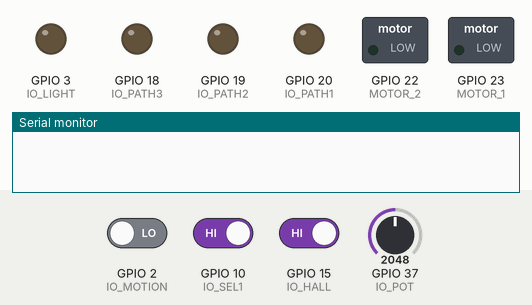
Recording of a sketch running on a simulated ESP32. On the bench: switched loads named in the sketch (green lamp = pin HIGH), output pins drawn as LEDs (lit = HIGH), the last lines printed to the serial monitor. Inputs (shaded band) come from the test bench; at power-on: GPIO 15 (IO_HALL) HIGH, GPIO 10 (IO_SEL1) HIGH, GPIO 2 (IO_MOTION) LOW, GPIO 37 (IO_POT) = 2048. I2S audio is not simulated (input reads silence); random numbers use the default seed unless the sketch sets one.

Above: at 1.2 s.
1.3 s: GPIO 15 (IO_HALL) driven LOW
At 3.5 s:
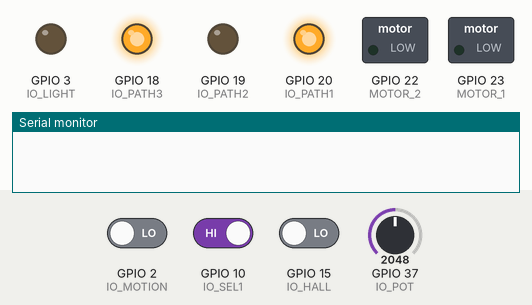
3.8 s: GPIO 10 (IO_SEL1) driven LOW
At 6.0 s:
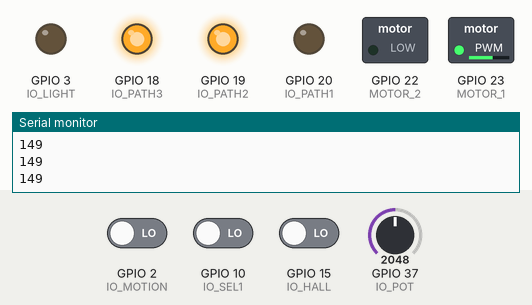
6.3 s: GPIO 2 (IO_MOTION) driven HIGH and GPIO 10 (IO_SEL1) driven HIGH
At 8.1 s:
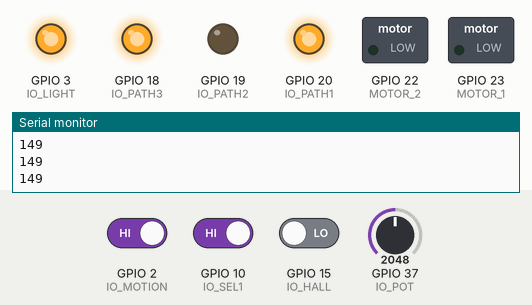
8.8 s: GPIO 2 (IO_MOTION) driven LOW
At 10.0 s:
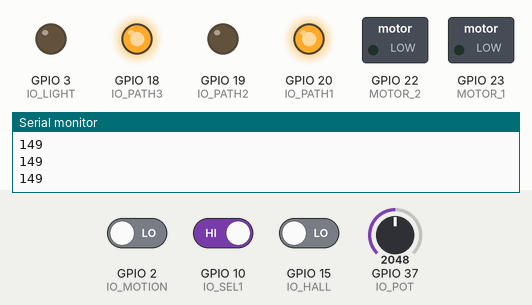
10.3 s: GPIO 2 (IO_MOTION) driven HIGH
At 11.3 s:
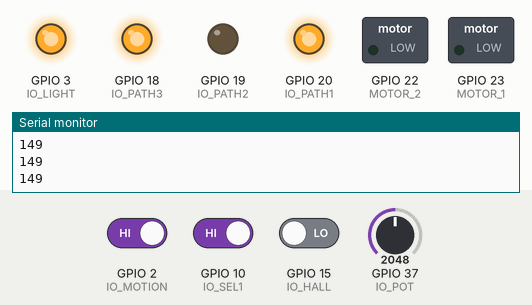
Timing chart, 0 to 12.8 s (numbered marks = the images above; inputs shaded):
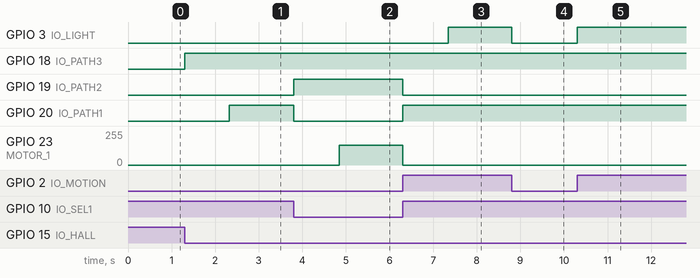

The sketch:

PowerQuest_Main.ino
```cpp
// PowerQuest Main Program
// Developed by Levi Tucker & Jamya Mitchell
// ECE 3011
// FALL 2024

#include <driver/i2s.h>
#include <math.h>

// ESP32 PIN DEFINITIONS
#define IO_POT        A1  // Motor speed potentiometer (MOVED FROM PIN 21)
#define D_GND_1       1 // Digital ground pin for convenience
#define IO_MOTION     2 // Motion sensor
#define IO_LIGHT      3 // Light peripheral (white led)
#define I2S_DOUT      4 // Data to I2S amp
#define I2S_BCLK      5 // BCLK to I2S amp
#define I2S_LRCLK     6 // LRC to I2S amp
#define SD_CLK        7 // UNUSED
#define D_3V3_8       8 // 3.3V power for convenience
#define IO_SEL1       10 // Peripheral 1 selected with switch
#define D_GND_11      11 // Digital ground pin for convenience
#define IO_HALL       15 // Hall sensor
#define IO_PATH3      18 // LED path 3 (from battery to switch)
#define IO_PATH2      19 // LED path 2 (from switch to P1)
#define IO_PATH1      20 // LED path 1 (from switch to P2)
#define MOTOR_2       22 // PWM motor driver
#define MOTOR_1       23 // PWM motor driver

// I2S AUDIO DEFINITIONS
#define I2S_NUM       I2S_NUM_0
#define SAMPLE_RATE   44100

// VARIABLES (for detecting state changes)
bool hall_state_curr = 0; // 1 if battery is in place (hall sensor active)
bool hall_state_prev = 0; // 1 if battery is in place (hall sensor active)
bool switch_state_prev = 0;

// Runs Once, required
void setup() {

  // Serial for debugging
  //Serial.begin(115200);

  // I2S configuration
  i2s_config_t i2s_config = {
    .mode = (i2s_mode_t)(I2S_MODE_MASTER | I2S_MODE_TX),
    .sample_rate = SAMPLE_RATE,
    .bits_per_sample = I2S_BITS_PER_SAMPLE_16BIT,
    .channel_format = I2S_CHANNEL_FMT_RIGHT_LEFT,
    .communication_format = I2S_COMM_FORMAT_I2S_MSB,
    .intr_alloc_flags = 0, // Default interrupt priority
    .dma_buf_count = 16,
    .dma_buf_len = 256,
    .use_apll = true,
    .tx_desc_auto_clear = true // Clears tx descriptor on underflow
  };

  // Pin configuration for I2S
  i2s_pin_config_t pin_config = {
    .bck_io_num = I2S_BCLK,
    .ws_io_num = I2S_LRCLK,
    .data_out_num = I2S_DOUT,
    .data_in_num = I2S_PIN_NO_CHANGE
  };

  // Install and start I2S driver
  i2s_driver_install(I2S_NUM, &i2s_config, 0, NULL);
  i2s_set_pin(I2S_NUM, &pin_config);
  i2s_zero_dma_buffer(I2S_NUM);

  // Set input pin modes
  pinMode(IO_POT, INPUT);
  pinMode(IO_MOTION, INPUT);
  pinMode(IO_SEL1, INPUT);
  pinMode(IO_HALL, INPUT);

  // Set output pin modes
  pinMode(IO_LIGHT, OUTPUT);
  pinMode(IO_PATH3, OUTPUT);
  pinMode(IO_PATH2, OUTPUT);
  pinMode(IO_PATH1, OUTPUT);
  pinMode(MOTOR_1, OUTPUT);
  pinMode(MOTOR_2, OUTPUT);

  // Set digital ground pins
  pinMode(D_GND_11, OUTPUT);
  digitalWrite(D_GND_11, LOW);

  digitalWrite(IO_LIGHT, LOW);
  analogWrite(MOTOR_1, 0);
  digitalWrite(MOTOR_2, LOW);
  digitalWrite(IO_PATH1, LOW);
  digitalWrite(IO_PATH2, LOW);
  digitalWrite(IO_PATH3, LOW);

  switch_state_prev = digitalRead(IO_SEL1);

}

// MAIN LOOP
void loop() {


  // only run this code while the battery is inserted
  if (hall_state_curr == 1) {
    // for debugging
    //Serial.println("Hall ON");

    bool switch_state_curr = digitalRead(IO_SEL1); // check the selector switch
    digitalWrite(IO_PATH3, HIGH); // turn on the path from the battery to the switch

    // peripheral 1 code (light)
    if(switch_state_curr == 1) {
      //Serial.println("Light Selected");

      // update LED paths, turn off motor peripheral
      analogWrite(MOTOR_1, 0);
      digitalWrite(MOTOR_2, LOW);
      digitalWrite(IO_PATH1, HIGH);
      digitalWrite(IO_PATH2, LOW);

      // plays audio on switch change
      if(switch_state_prev == 0) {
        playAudio_rand();
        switch_state_prev = switch_state_curr;
      }


      // motion & light peripheral functionality
      light_peripheral();

    }

    // peripheral 2 code (motor)
    else {
      // for debugging
      //Serial.println("motor Selected");

      // update LED paths, turn off light peripheral
      digitalWrite(IO_PATH2, HIGH);
      digitalWrite(IO_PATH1, LOW);
      digitalWrite(IO_LIGHT, LOW);

      // plays audio on switch change
      if(switch_state_prev == 1) {
        playAudio_rand();
        switch_state_prev = switch_state_curr;
      }

      // motor peripheral functionality
      motor_peripheral();
    }

  }

  // when the battery is removed, turn everything off
  else
  {
    // for debugging
    //Serial.println("Hall OFF");
    digitalWrite(IO_LIGHT, LOW);
    analogWrite(MOTOR_1, 0);
    digitalWrite(MOTOR_2, LOW);
    digitalWrite(IO_PATH1, LOW);
    digitalWrite(IO_PATH2, LOW);
    digitalWrite(IO_PATH3, LOW);
  }

  // always check if the hall sensor is active
  check_hall();
}

// Checks if the hall sensor state has changed
void check_hall() {
  hall_state_curr = !digitalRead(IO_HALL); // check current battery state

  // if the hall sensor goes from inactive to active
  if ((hall_state_curr == 1) && (hall_state_prev == 0)) {

    digitalWrite(IO_PATH3, HIGH);
    playAudio_arp();
  }

  hall_state_prev = hall_state_curr; // make the current battery state the previous state
}

// motion sensor and light peripheral
void light_peripheral() {
      bool motion_sensed = digitalRead(IO_MOTION);
      if (motion_sensed == 1) {
        digitalWrite(IO_LIGHT, HIGH);
      }
      else
      {
        digitalWrite(IO_LIGHT, LOW);
      }
}

// motor peripheral
void motor_peripheral() {
  // get raw potentiometer data and map it to the PWM rate
  int pot_raw = analogRead(IO_POT);
  int pwm_rate = map(pot_raw,0,3500,0,255);
  Serial.println(pwm_rate);

  // limit minimum pwm rate to 0
  if(pwm_rate < 0) {
    pwm_rate = 0;
  }

  // limit maximum pwm rate to 255
  if(pwm_rate > 255) {
    pwm_rate = 255;
  }

  // turn on the motor!
  analogWrite(MOTOR_1,pwm_rate);
  digitalWrite(MOTOR_2, LOW);
}

// Plays Audio Tone (helper function for 'playAudio_*' functions)
void playTone(float frequency, int duration, float amplitude = 3000.0) {
  int numSamples = (SAMPLE_RATE * duration) / 1000;
  int16_t* buffer = new int16_t[numSamples];

  for (int i = 0; i < numSamples; i++) {
    float currentAmplitude = amplitude;
    // Fade-in for the first 10% of samples
    if (i < numSamples * 0.1) {
      currentAmplitude *= (float)i / (numSamples * 0.1);
    }
    // Fade-out for the last 10% of samples
    else if (i > numSamples * 0.9) {
      currentAmplitude *= (float)(numSamples - i) / (numSamples * 0.1);
    }
    buffer[i] = currentAmplitude * sin(2 * PI * frequency * i / SAMPLE_RATE);
  }

  size_t bytes_written;
  i2s_write(I2S_NUM, buffer, sizeof(int16_t) * numSamples, &bytes_written, portMAX_DELAY);
  delete[] buffer;
}

// AUDIO MELODIES
//===============================================================================//
// Variation 1: Sine wave melody
void playAudio_sine() {
  const float notes[] = {261.63, 329.63, 392.00, 523.25}; // C4, E4, G4, C5
  const int durations[] = {200, 200, 200, 400};
  for (int i = 0; i < 4; i++) {
    playTone(notes[i], durations[i]);
    delay(50);
  }
}

// Variation 2: Ascending and Descending Arpeggio
void playAudio_arp() {
  const float notes[] = {261.63, 329.63, 392.00, 523.25, 392.00, 329.63, 261.63};
  const int durations[] = {150, 150, 150, 300, 150, 150, 300};
  for (int i = 0; i < 7; i++) {
    playTone(notes[i], durations[i]);
    delay(50);
  }
}

// Variation 3: Random Frequencies for a Futuristic Sound
void playAudio_rand() {
  for (int i = 0; i < 8; i++) {
    float randomFreq = random(200, 800); // Random frequency between 200Hz and 800Hz
    playTone(randomFreq, 200);
    delay(30);
  }
}

// Variation 4: Minor Chord Melody
void playAudio_minor() {
  const float notes[] = {220.00, 261.63, 311.13, 440.00}; // A3, C4, Eb4, A4
  const int durations[] = {250, 250, 250, 500};
  for (int i = 0; i < 4; i++) {
    playTone(notes[i], durations[i]);
    delay(50);
  }
}
```

Measured:
- after the input at 1.3 s, GPIO 18 (IO_PATH3): LOW → HIGH at once; GPIO 20 (IO_PATH1): LOW → HIGH after 1.0 s
- after the input at 3.8 s, GPIO 19 (IO_PATH2): LOW → HIGH at once; GPIO 20 (IO_PATH1): HIGH → LOW at once; GPIO 23 (MOTOR_1): 0/255 → 149/255 after 1.0 s
- after the input at 6.3 s, GPIO 3 (IO_LIGHT): LOW → HIGH after 1.0 s; GPIO 19 (IO_PATH2): HIGH → LOW at once; GPIO 20 (IO_PATH1): LOW → HIGH at once; GPIO 23 (MOTOR_1): 149/255 → 0/255 at once
- after the input at 8.8 s, GPIO 3 (IO_LIGHT): HIGH → LOW at once
- after the input at 10.3 s, GPIO 3 (IO_LIGHT): LOW → HIGH at once
